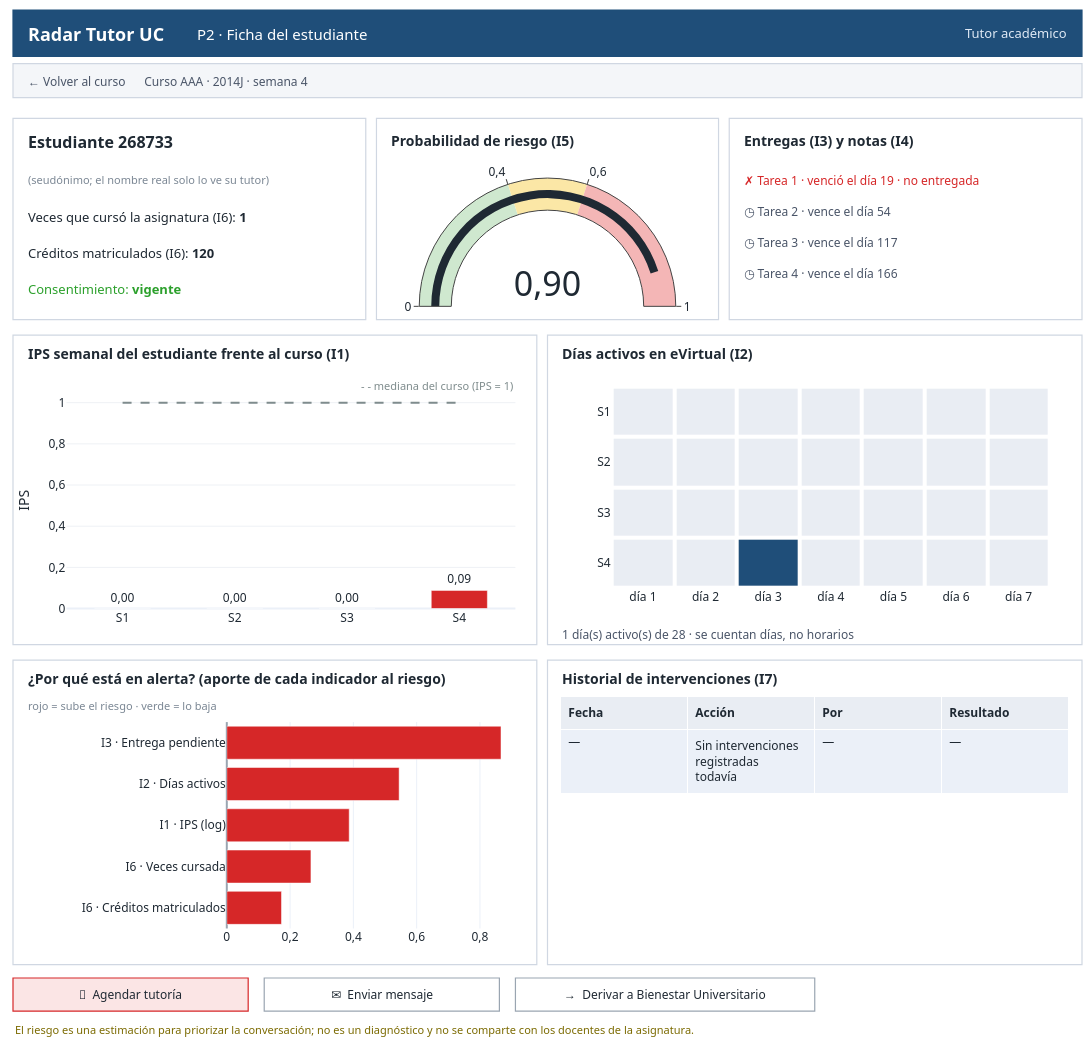

Source (notebook cell):
### Markdown cell above
### P2 · Ficha del estudiante (tutor)

Se abre desde la lista de P1. Mostramos al estudiante con mayor riesgo del curso: ① el medidor `I5`, ② su IPS semanal frente al curso, ③ el calendario de días activos, ④ sus entregas y notas, ⑤ el historial y la carga, ⑥ la explicación del modelo, ⑦ las acciones y ⑧ el historial de intervenciones.

### Code cell
def contribuciones(fila):
    z = logit[0].transform(fila[FEATURES].to_frame().T.astype(float))[0]
    return pd.Series(logit[-1].coef_[0] * z, index=[nombres_modelo[f] for f in FEATURES]).sort_values()

def entregas_de(est):
    a = assessments[(assessments.code_module == CURSO[0]) & (assessments.code_presentation == CURSO[1]) &
                    (assessments.assessment_type != "Exam")].sort_values("date")
    e = st_assess[st_assess.id_student == est.id_student].set_index("id_assessment")
    a["nombre"] = [f"Tarea {i}" if t == "TMA" else f"Cuestionario {i}"
                   for i, t in zip(a.groupby("assessment_type").cumcount() + 1, a.assessment_type)]
    lineas = []
    for _, r in a.iterrows():
        if r.date < CORTE_DIAS:
            if r.id_assessment in e.index and e.loc[r.id_assessment, "date_submitted"] <= r.date:
                lineas.append((f"✓ {r.nombre} · venció el día {r.date:.0f} · entregada · "
                               f"{e.loc[r.id_assessment, 'score']:.0f}/100", COLOR["Verde"]))
            else:
                lineas.append((f"✗ {r.nombre} · venció el día {r.date:.0f} · no entregada",
                               COLOR["Rojo"]))
        elif len(lineas) < 4:
            lineas.append((f"◷ {r.nombre} · vence el día {r.date:.0f}", "#4a5568"))
    return lineas

def pantalla_p2(est):
    fig = lienzo(1060)
    barra_superior(fig, "P2 · Ficha del estudiante", "Tutor académico",
                   "← Volver al curso      " f"Curso {CURSO[0]} · {CURSO[1]} · semana 4")
    # ⑤ datos del estudiante
    rect(fig, 0, 0.70, 0.33, 0.895)
    texto(fig, 0.012, 0.885, f"Estudiante {est.id_student}", 16, bold=True)
    texto(fig, 0.012, 0.845, "(seudónimo; el nombre real solo lo ve su tutor)", 11, "#7b8794")
    texto(fig, 0.012, 0.81, f"Veces que cursó la asignatura (I6): <b>{int(est.intentos_previos)}</b>", 13)
    texto(fig, 0.012, 0.775, f"Créditos matriculados (I6): <b>{int(est.creditos)}</b>", 13)
    texto(fig, 0.012, 0.74, "Consentimiento: <b>vigente</b>", 13, COLOR["Verde"])
    # ① medidor de riesgo
    rect(fig, 0.34, 0.70, 0.66, 0.895)
    texto(fig, 0.352, 0.885, "Probabilidad de riesgo (I5)", 14, bold=True)
    fig.add_trace(go.Indicator(mode="gauge+number", value=est.p_riesgo, number=dict(valueformat=".2f", font=dict(size=34)),
                               domain=dict(x=[0.38, 0.62], y=[0.705, 0.845]),
                               gauge=dict(axis=dict(range=[0, 1], tickvals=[0, 0.4, 0.6, 1]),
                                          bar=dict(color="#1f2933", thickness=0.25),
                                          steps=[dict(range=[0, 0.4], color="#cfe8cf"), dict(range=[0.4, 0.6], color="#fbe7a6"),
                                                 dict(range=[0.6, 1], color="#f4b6b6")])))
    # ④ entregas y notas
    rect(fig, 0.67, 0.70, 1, 0.895)
    texto(fig, 0.682, 0.885, "Entregas (I3) y notas (I4)", 14, bold=True)
    for i, (t, col) in enumerate(entregas_de(est)[:5]):
        texto(fig, 0.682, 0.845 - i * 0.03, t, 12, col)

    # ② IPS semanal
    rect(fig, 0, 0.385, 0.49, 0.685)
    texto(fig, 0.012, 0.678, "IPS semanal del estudiante frente al curso (I1)", 14, bold=True)
    xa, ya = ejes(fig, 1, [0.05, 0.47], [0.42, 0.63], ya=dict(title="IPS", gridcolor="#eef1f5", rangemode="tozero"))
    fig.add_trace(go.Bar(x=[f"S{s}" for s in SEMANAS], y=[est[f"ips_s{s}"] for s in SEMANAS], marker_color=COLOR["Rojo"],
                         text=[dec(est[f"ips_s{s}"]) for s in SEMANAS], textposition="outside", cliponaxis=False,
                         xaxis=xa, yaxis=ya, width=0.5))
    fig.add_trace(go.Scatter(x=[f"S{s}" for s in SEMANAS], y=[1] * 4, mode="lines", line=dict(color=COLOR["gris"], dash="dash"),
                             xaxis=xa, yaxis=ya))
    texto(fig, 0.47, 0.645, "- - mediana del curso (IPS = 1)", 11, COLOR["gris"], xanchor="right")

    # ③ calendario de días activos
    rect(fig, 0.50, 0.385, 1, 0.685)
    texto(fig, 0.512, 0.678, "Días activos en eVirtual (I2)", 14, bold=True)
    dias_est = set(v[(v.id_student == est.id_student) & (v.code_module == CURSO[0]) &
                     (v.code_presentation == CURSO[1])].date)
    z = [[1 if (s - 1) * 7 + d in dias_est else 0 for d in range(7)] for s in SEMANAS]
    xa, ya = ejes(fig, 2, [0.56, 0.97], [0.44, 0.635], xa=dict(showgrid=False),
                  ya=dict(autorange="reversed", showgrid=False))
    fig.add_trace(go.Heatmap(z=z, x=[f"día {d+1}" for d in range(7)], y=[f"S{s}" for s in SEMANAS],
                             colorscale=[[0, "#e9edf3"], [1, COLOR["azul"]]], showscale=False, xgap=4, ygap=4,
                             zmin=0, zmax=1, xaxis=xa, yaxis=ya))
    texto(fig, 0.512, 0.405, f"{int(est.dias_activos)} día(s) activo(s) de 28 · se cuentan días, no horarios", 12, "#4a5568")

    # ⑥ explicación del modelo
    rect(fig, 0, 0.075, 0.49, 0.37)
    texto(fig, 0.012, 0.363, "¿Por qué está en alerta? (aporte de cada indicador al riesgo)", 14, bold=True)
    contrib = contribuciones(est)
    texto(fig, 0.012, 0.335, "rojo = sube el riesgo · verde = lo baja", 11, "#7b8794")
    xa, ya = ejes(fig, 3, [0.20, 0.47], [0.11, 0.31], xa=dict(zeroline=True, zerolinecolor="#9aa5b1"),
                  ya=dict(automargin=True))
    fig.add_trace(go.Bar(x=contrib.values, y=contrib.index, orientation="h", xaxis=xa, yaxis=ya,
                         marker_color=[COLOR["Rojo"] if x > 0 else COLOR["Verde"] for x in contrib.values]))
    # ⑧ historial de intervenciones
    rect(fig, 0.50, 0.075, 1, 0.37)
    texto(fig, 0.512, 0.363, "Historial de intervenciones (I7)", 14, bold=True)
    fig.add_trace(go.Table(domain=dict(x=[0.512, 0.988], y=[0.17, 0.335]),
                           header=dict(values=["<b>Fecha</b>", "<b>Acción</b>", "<b>Por</b>", "<b>Resultado</b>"],
                                       fill_color="#e9edf3", align="left"),
                           cells=dict(values=[["—"], ["Sin intervenciones registradas todavía"], ["—"], ["—"]],
                                      align="left", height=26)))
    # ⑦ acciones y aviso
    boton(fig, 0.0, 0.03, 0.22, "📅  Agendar tutoría", relleno="#fbe5e5", borde=COLOR["Rojo"])
    boton(fig, 0.235, 0.03, 0.22, "✉  Enviar mensaje")
    boton(fig, 0.47, 0.03, 0.28, "→  Derivar a Bienestar Universitario")
    texto(fig, 0.0, 0.012, "El riesgo es una estimación para priorizar la conversación; no es un diagnóstico "
                           "y no se comparte con los docentes de la asignatura.", 11, "#7b6a00", yanchor="middle")
    return fig

est = c.sort_values("p_riesgo", ascending=False).iloc[0]
pantalla_p2(est).show()

### Figure 1 — Plotly figure (JSON) as saved in the notebook; plotly's stock layout.template omitted (floating-point values rounded to 4 significant figures)
{"data": [{"domain": {"x": [0.38, 0.62], "y": [0.705, 0.845]}, "gauge": {"axis": {"range": [0, 1], "tickvals": [0, 0.4, 0.6, 1]}, "bar": {"color": "#1f2933", "thickness": 0.25}, "steps": [{"color": "#cfe8cf", "range": [0, 0.4]}, {"color": "#fbe7a6", "range": [0.4, 0.6]}, {"color": "#f4b6b6", "range": [0.6, 1]}]}, "mode": "gauge+number", "number": {"font": {"size": 34}, "valueformat": ".2f"}, "type": "indicator", "value": 0.9017}, {"cliponaxis": false, "marker": {"color": "#d62728"}, "text": ["0,00", "0,00", "0,00", "0,09"], "textposition": "outside", "type": "bar", "width": 0.5, "x": ["S1", "S2", "S3", "S4"], "xaxis": "x", "y": [0.0, 0.0, 0.0, 0.08824], "yaxis": "y"}, {"line": {"color": "#7f8c8d", "dash": "dash"}, "mode": "lines", "type": "scatter", "x": ["S1", "S2", "S3", "S4"], "xaxis": "x", "y": [1, 1, 1, 1], "yaxis": "y"}, {"colorscale": [[0, "#e9edf3"], [1, "#1f4e79"]], "showscale": false, "type": "heatmap", "x": ["día 1", "día 2", "día 3", "día 4", "día 5", "día 6", "día 7"], "xaxis": "x2", "xgap": 4, "y": ["S1", "S2", "S3", "S4"], "yaxis": "y2", "ygap": 4, "z": [[0, 0, 0, 0, 0, 0, 0], [0, 0, 0, 0, 0, 0, 0], [0, 0, 0, 0, 0, 0, 0], [0, 0, 1, 0, 0, 0, 0]], "zmax": 1, "zmin": 0}, {"marker": {"color": ["#d62728", "#d62728", "#d62728", "#d62728", "#d62728"]}, "orientation": "h", "type": "bar", "x": [0.1729, 0.2659, 0.3868, 0.5446, 0.8666], "xaxis": "x3", "y": ["I6 · Créditos matriculados", "I6 · Veces cursada", "I1 · IPS (log)", "I2 · Días activos", "I3 · Entrega pendiente"], "yaxis": "y3"}, {"cells": {"align": "left", "height": 26, "values": [["—"], ["Sin intervenciones registradas todavía"], ["—"], ["—"]]}, "domain": {"x": [0.512, 0.988], "y": [0.17, 0.335]}, "header": {"align": "left", "fill": {"color": "#e9edf3"}, "values": ["<b>Fecha</b>", "<b>Acción</b>", "<b>Por</b>", "<b>Resultado</b>"]}, "type": "table"}], "layout": {"annotations": [{"align": "left", "font": {"color": "white", "size": 18}, "showarrow": false, "text": "<b>Radar Tutor UC</b>", "x": 0.012, "xanchor": "left", "xref": "paper", "y": 0.99, "yanchor": "top", "yref": "paper"}, {"align": "left", "font": {"color": "white", "size": 15}, "showarrow": false, "text": "P2 · Ficha del estudiante", "x": 0.17, "xanchor": "left", "xref": "paper", "y": 0.988, "yanchor": "top", "yref": "paper"}, {"align": "left", "font": {"color": "#dfe9f5", "size": 13}, "showarrow": false, "text": "Tutor académico", "x": 0.988, "xanchor": "right", "xref": "paper", "y": 0.988, "yanchor": "top", "yref": "paper"}, {"align": "left", "font": {"color": "#4a5568", "size": 12}, "showarrow": false, "text": "← Volver al curso      Curso AAA · 2014J · semana 4", "x": 0.012, "xanchor": "left", "xref": "paper", "y": 0.941, "yanchor": "top", "yref": "paper"}, {"align": "left", "font": {"color": "#1f2933", "size": 16}, "showarrow": false, "text": "<b>Estudiante 268733</b>", "x": 0.012, "xanchor": "left", "xref": "paper", "y": 0.885, "yanchor": "top", "yref": "paper"}, {"align": "left", "font": {"color": "#7b8794", "size": 11}, "showarrow": false, "text": "(seudónimo; el nombre real solo lo ve su tutor)", "x": 0.012, "xanchor": "left", "xref": "paper", "y": 0.845, "yanchor": "top", "yref": "paper"}, {"align": "left", "font": {"color": "#1f2933", "size": 13}, "showarrow": false, "text": "Veces que cursó la asignatura (I6): <b>1</b>", "x": 0.012, "xanchor": "left", "xref": "paper", "y": 0.81, "yanchor": "top", "yref": "paper"}, {"align": "left", "font": {"color": "#1f2933", "size": 13}, "showarrow": false, "text": "Créditos matriculados (I6): <b>120</b>", "x": 0.012, "xanchor": "left", "xref": "paper", "y": 0.775, "yanchor": "top", "yref": "paper"}, {"align": "left", "font": {"color": "#2ca02c", "size": 13}, "showarrow": false, "text": "Consentimiento: <b>vigente</b>", "x": 0.012, "xanchor": "left", "xref": "paper", "y": 0.74, "yanchor": "top", "yref": "paper"}, {"align": "left", "font": {"color": "#1f2933", "size": 14}, "showarrow": false, "text": "<b>Probabilidad de riesgo (I5)</b>", "x": 0.352, "xanchor": "left", "xref": "paper", "y": 0.885, "yanchor": "top", "yref": "paper"}, {"align": "left", "font": {"color": "#1f2933", "size": 14}, "showarrow": false, "text": "<b>Entregas (I3) y notas (I4)</b>", "x": 0.682, "xanchor": "left", "xref": "paper", "y": 0.885, "yanchor": "top", "yref": "paper"}, {"align": "left", "font": {"color": "#d62728", "size": 12}, "showarrow": false, "text": "✗ Tarea 1 · venció el día 19 · no entregada", "x": 0.682, "xanchor": "left", "xref": "paper", "y": 0.845, "yanchor": "top", "yref": "paper"}, {"align": "left", "font": {"color": "#4a5568", "size": 12}, "showarrow": false, "text": "◷ Tarea 2 · vence el día 54", "x": 0.682, "xanchor": "left", "xref": "paper", "y": 0.815, "yanchor": "top", "yref": "paper"}, {"align": "left", "font": {"color": "#4a5568", "size": 12}, "showarrow": false, "text": "◷ Tarea 3 · vence el día 117", "x": 0.682, "xanchor": "left", "xref": "paper", "y": 0.785, "yanchor": "top", "yref": "paper"}, {"align": "left", "font": {"color": "#4a5568", "size": 12}, "showarrow": false, "text": "◷ Tarea 4 · vence el día 166", "x": 0.682, "xanchor": "left", "xref": "paper", "y": 0.755, "yanchor": "top", "yref": "paper"}, {"align": "left", "font": {"color": "#1f2933", "size": 14}, "showarrow": false, "text": "<b>IPS semanal del estudiante frente al curso (I1)</b>", "x": 0.012, "xanchor": "left", "xref": "paper", "y": 0.678, "yanchor": "top", "yref": "paper"}, {"align": "left", "font": {"color": "#7f8c8d", "size": 11}, "showarrow": false, "text": "- - mediana del curso (IPS = 1)", "x": 0.47, "xanchor": "right", "xref": "paper", "y": 0.645, "yanchor": "top", "yref": "paper"}, {"align": "left", "font": {"color": "#1f2933", "size": 14}, "showarrow": false, "text": "<b>Días activos en eVirtual (I2)</b>", "x": 0.512, "xanchor": "left", "xref": "paper", "y": 0.678, "yanchor": "top", "yref": "paper"}, {"align": "left", "font": {"color": "#4a5568", "size": 12}, "showarrow": false, "text": "1 día(s) activo(s) de 28 · se cuentan días, no horarios", "x": 0.512, "xanchor": "left", "xref": "paper", "y": 0.405, "yanchor": "top", "yref": "paper"}, {"align": "left", "font": {"color": "#1f2933", "size": 14}, "showarrow": false, "text": "<b>¿Por qué está en alerta? (aporte de cada indicador al riesgo)</b>", "x": 0.012, "xanchor": "left", "xref": "paper", "y": 0.363, "yanchor": "top", "yref": "paper"}, {"align": "left", "font": {"color": "#7b8794", "size": 11}, "showarrow": false, "text": "rojo = sube el riesgo · verde = lo baja", "x": 0.012, "xanchor": "left", "xref": "paper", "y": 0.335, "yanchor": "top", "yref": "paper"}, {"align": "left", "font": {"color": "#1f2933", "size": 14}, "showarrow": false, "text": "<b>Historial de intervenciones (I7)</b>", "x": 0.512, "xanchor": "left", "xref": "paper", "y": 0.363, "yanchor": "top", "yref": "paper"}, {"align": "left", "font": {"color": "#1f2933", "size": 12}, "showarrow": false, "text": "📅  Agendar tutoría", "x": 0.11, "xanchor": "center", "xref": "paper", "y": 0.046, "yanchor": "middle", "yref": "paper"}, {"align": "left", "font": {"color": "#1f2933", "size": 12}, "showarrow": false, "text": "✉  Enviar mensaje", "x": 0.345, "xanchor": "center", "xref": "paper", "y": 0.046, "yanchor": "middle", "yref": "paper"}, {"align": "left", "font": {"color": "#1f2933", "size": 12}, "showarrow": false, "text": "→  Derivar a Bienestar Universitario", "x": 0.61, "xanchor": "center", "xref": "paper", "y": 0.046, "yanchor": "middle", "yref": "paper"}, {"align": "left", "font": {"color": "#7b6a00", "size": 11}, "showarrow": false, "text": "El riesgo es una estimación para priorizar la conversación; no es un diagnóstico y no se comparte con los docentes de la asignatura.", "x": 0.0, "xanchor": "left", "xref": "paper", "y": 0.012, "yanchor": "middle", "yref": "paper"}], "font": {"color": "#1f2933", "family": "Segoe UI, Helvetica, Arial, sans-serif"}, "height": 1060, "margin": {"b": 10, "l": 10, "r": 10, "t": 10}, "paper_bgcolor": "white", "plot_bgcolor": "white", "shapes": [{"fillcolor": "#1f4e79", "layer": "below", "line": {"color": "#1f4e79", "width": 1.2}, "type": "rect", "x0": 0, "x1": 1, "xref": "paper", "y0": 0.955, "y1": 1, "yref": "paper"}, {"fillcolor": "#f4f6f9", "layer": "below", "line": {"color": "#d0d7e2", "width": 1.2}, "type": "rect", "x0": 0, "x1": 1, "xref": "paper", "y0": 0.915, "y1": 0.948, "yref": "paper"}, {"fillcolor": "white", "layer": "below", "line": {"color": "#d0d7e2", "width": 1.2}, "type": "rect", "x0": 0, "x1": 0.33, "xref": "paper", "y0": 0.7, "y1": 0.895, "yref": "paper"}, {"fillcolor": "white", "layer": "below", "line": {"color": "#d0d7e2", "width": 1.2}, "type": "rect", "x0": 0.34, "x1": 0.66, "xref": "paper", "y0": 0.7, "y1": 0.895, "yref": "paper"}, {"fillcolor": "white", "layer": "below", "line": {"color": "#d0d7e2", "width": 1.2}, "type": "rect", "x0": 0.67, "x1": 1, "xref": "paper", "y0": 0.7, "y1": 0.895, "yref": "paper"}, {"fillcolor": "white", "layer": "below", "line": {"color": "#d0d7e2", "width": 1.2}, "type": "rect", "x0": 0, "x1": 0.49, "xref": "paper", "y0": 0.385, "y1": 0.685, "yref": "paper"}, {"fillcolor": "white", "layer": "below", "line": {"color": "#d0d7e2", "width": 1.2}, "type": "rect", "x0": 0.5, "x1": 1, "xref": "paper", "y0": 0.385, "y1": 0.685, "yref": "paper"}, {"fillcolor": "white", "layer": "below", "line": {"color": "#d0d7e2", "width": 1.2}, "type": "rect", "x0": 0, "x1": 0.49, "xref": "paper", "y0": 0.075, "y1": 0.37, "yref": "paper"}, {"fillcolor": "white", "layer": "below", "line": {"color": "#d0d7e2", "width": 1.2}, "type": "rect", "x0": 0.5, "x1": 1, "xref": "paper", "y0": 0.075, "y1": 0.37, "yref": "paper"}, {"fillcolor": "#fbe5e5", "layer": "below", "line": {"color": "#d62728", "width": 1.2}, "type": "rect", "x0": 0.0, "x1": 0.22, "xref": "paper", "y0": 0.03, "y1": 0.062, "yref": "paper"}, {"fillcolor": "white", "layer": "below", "line": {"color": "#9aa5b1", "width": 1.2}, "type": "rect", "x0": 0.235, "x1": 0.455, "xref": "paper", "y0": 0.03, "y1": 0.062, "yref": "paper"}, {"fillcolor": "white", "layer": "below", "line": {"color": "#9aa5b1", "width": 1.2}, "type": "rect", "x0": 0.47, "x1": 0.75, "xref": "paper", "y0": 0.03, "y1": 0.062, "yref": "paper"}], "showlegend": false, "width": 1250, "xaxis": {"anchor": "y", "domain": [0.05, 0.47]}, "xaxis2": {"anchor": "y2", "domain": [0.56, 0.97], "showgrid": false}, "xaxis3": {"anchor": "y3", "domain": [0.2, 0.47], "zeroline": true, "zerolinecolor": "#9aa5b1"}, "yaxis": {"anchor": "x", "domain": [0.42, 0.63], "gridcolor": "#eef1f5", "rangemode": "tozero", "title": {"text": "IPS"}}, "yaxis2": {"anchor": "x2", "autorange": "reversed", "domain": [0.44, 0.635], "showgrid": false}, "yaxis3": {"anchor": "x3", "automargin": true, "domain": [0.11, 0.31]}}}
